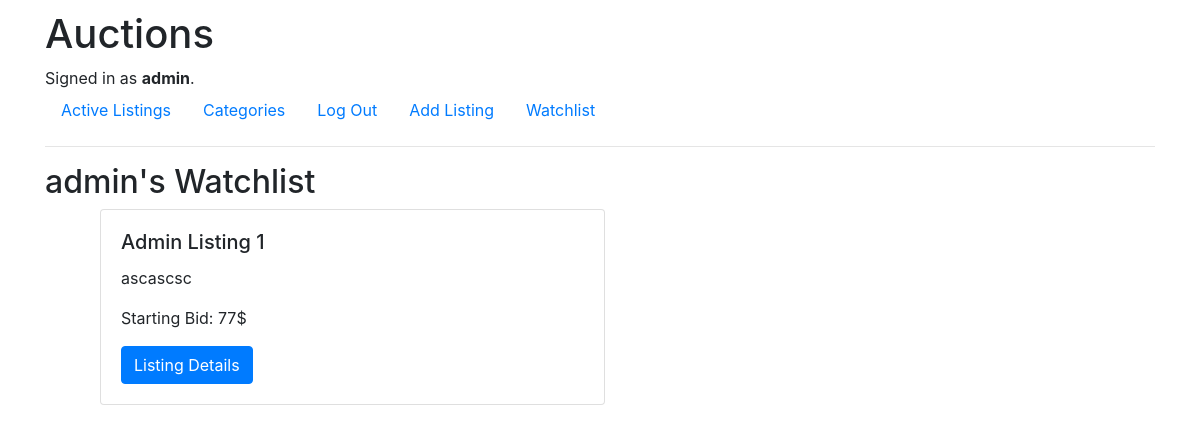
Before: /watchlist (signed in) with the older database file.
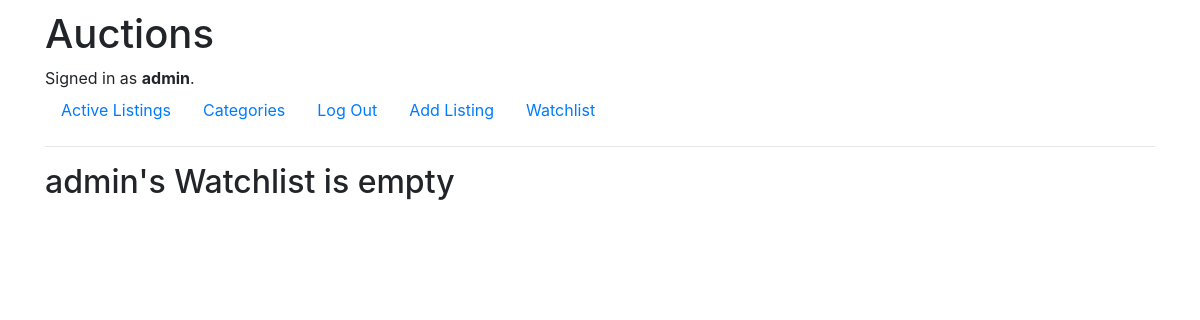
After: the same page with the newer database file.
### auctions/models.py (models this page shows)
class User(AbstractUser):
    watchlist = models.ManyToManyField('Listing', blank=True, related_name="watchlist")

class Listing(models.Model):
    title = models.CharField(max_length=64)
    text_description = models.CharField(max_length=128)
    starting_bid = models.PositiveIntegerField()
    image_url = models.CharField(max_length=128)
    created_by = models.ForeignKey(User, on_delete=models.CASCADE, related_name="created_by", default=None, null=True, blank=True)
    bids = models.ManyToManyField(Bid, blank=True, related_name="bids")
    comments = models.ManyToManyField(Comment, blank=True, related_name="comments")
    highest_bid = models.ForeignKey(Bid, on_delete=models.CASCADE, default=None, null=True, blank=True, related_name="highest_bid")
    is_active = models.BooleanField(default=True, null=True, blank=True)
    won_by = models.ForeignKey(User, on_delete=models.CASCADE, related_name="won_by", default=None, null=True, blank=True)

### auctions/views.py (the view)
# urls.py: path("watchlist", views.watchlist, name="watchlist"),
@login_required
def watchlist(request):
    listings = Listing.objects.filter(watchlist=request.user.id)
    current_user = request.user
    print( listings )
    return render(request, "auctions/watchlist.html", {
        "listings": listings
    })

### auctions/templates/auctions/watchlist.html (shortened to what this page needs)
{% extends "auctions/layout.html" %}
{% block body %}
    {% if listings %}
        <h2>{{ user }}'s Watchlist</h2>
    {% else %}
        <h2>{{ user }}'s Watchlist is empty</h2>
    {% endif %}
    <ul>
        {% for listing in listings %}
            <div class="col-md-6">
                <li class="card">
                    <div class="card-body">
                        <h5 class="card-title">{{ listing.title }}</h5>
                        <p class="card-text">{{ listing.text_description }}</p>
                        {% if listing.highest_bid %}
                            <p class="card-text">Highest Bid: {{ listing.highest_bid.amount }}$</p>
                        {% else %}
                            <p class="card-text">Starting Bid: {{ listing.starting_bid }}$</p>
                        {% endif %}
                        <a href="{% url 'listing' listing.id %}" class="btn btn-primary">Listing Details</a>
                    </div>
                </li>
            </div>
        {% endfor %}
    </ul>
{% endblock %}

### auctions/templates/auctions/layout.html (shortened to what this page needs)
{% load static %}
<!DOCTYPE html>
<html lang="en">
    <head>
        <link rel="stylesheet" href="https://stackpath.bootstrapcdn.com/bootstrap/4.4.1/css/bootstrap.min.css">
        <link href="{% static 'auctions/styles.css' %}" rel="stylesheet">
    </head>
    <body>
        <div class="container">
            <h1>Auctions</h1>
            <div>
                {% if user.is_authenticated %}
                    Signed in as <strong>{{ user.username }}</strong>.
                {% else %}
                    Not signed in.
                {% endif %}
            </div>
            <ul class="nav">
                <li class="nav-item">
                    <a class="nav-link" href="{% url 'index' %}">Active Listings</a>
                </li>
                <li class="nav-item">
                    <a class="nav-link" href="{% url 'categories' %}">Categories</a>
                </li>
                {% if user.is_authenticated %}
                    <li class="nav-item">
                        <a class="nav-link" href="{% url 'logout' %}">Log Out</a>
                    </li>
                    <li class="nav-item">
                        <a class="nav-link" href="{% url 'add' %}">Add Listing</a>
                    </li>
                    <li class="nav-item">
                        <a class="nav-link" href="{% url 'watchlist' %}">Watchlist</a>
                    </li>
                {% endif %}
            </ul>
            <hr>
            {% block body %}
            {% endblock %}
        </div>
    </body>
</html>

### auctions/static/auctions/styles.css (style rules this page uses)
body { padding: 10px; }

Changed rows visible on the page:
removed Listing: title "Admin Listing 1", text_description "ascascsc", starting_bid "77"
Other visible differences:
text no longer shown: "'s Watchlist"
text now shown: "'s Watchlist is empty"
